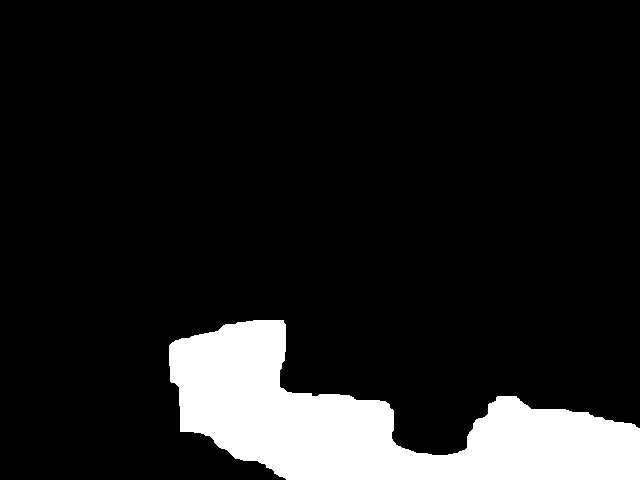
//> input picture blob.jpg, 640 x 480 px
$ ./blob   (built with g++ and OpenCV 4)
//> lines starting //> are read from the running program, lines starting //| are printed output that depends on the picture; after the words box and inside, x2 and y2 are one past the last pixel; in counts of white or black regions, pixels touching at a corner belong together
#include <iostream>
#include <vector>
#include "cv.h"
#include "highgui.h"

#include <opencv2/imgproc/imgproc.hpp>


using namespace cv;
using namespace std;


void FindBlobs(const cv::Mat &binary, std::vector < std::vector<cv::Point2i> > &blobs)
{
    blobs.clear();

    // Fill the label_image with the blobs
    // 0  - background
    // 1  - unlabelled foreground
    // 2+ - labelled foreground

    cv::Mat label_image;
    binary.convertTo(label_image, CV_32FC1); // weird it doesn't support CV_32S!

    int label_count = 2; // starts at 2 because 0,1 are used already

    for(int y=0; y < binary.rows; y++) {
        for(int x=0; x < binary.cols; x++) {
            if((int)label_image.at<float>(y,x) != 1) {
                continue;
            }

            cv::Rect rect;
            cv::floodFill(label_image, cv::Point(x,y), cv::Scalar(label_count), &rect, cv::Scalar(0), cv::Scalar(0), 4);

            std::vector <cv::Point2i> blob;

            for(int i=rect.y; i < (rect.y+rect.height); i++) {
                for(int j=rect.x; j < (rect.x+rect.width); j++) {
                    if((int)label_image.at<float>(i,j) != label_count) {
                        continue;
                    }

                    blob.push_back(cv::Point2i(j,i));
                }
            }

            blobs.push_back(blob);

            label_count++;
        }
    }
}


int main(int argc, char **argv)
{
    cv::Mat img = cv::imread("blob.jpg", 0); // force greyscale
//> img is the input picture: 480 rows x 640 cols, CV_8UC1; min 0, max 255, mean 30.3

    if(!img.data) {
        std::cout << "File not found" << std::endl;
        return -1;
    }

    cv::namedWindow("binary");
    cv::namedWindow("labelled");

    cv::Mat output = cv::Mat::zeros(img.size(), CV_8UC3);

    cv::Mat binary(img.size(),CV_8UC1,Scalar(0));

    std::vector < std::vector<cv::Point2i > > blobs;

    cv::threshold(img, binary, 0.0, 1.0, cv::THRESH_BINARY);
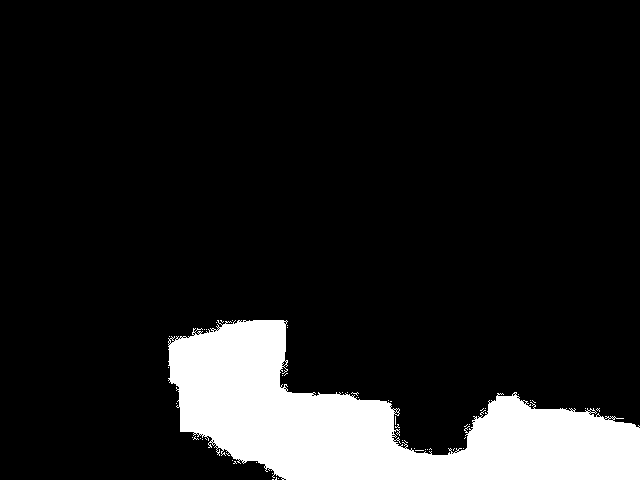
//> binary: 480 rows x 640 cols, CV_8UC1; values 0 (black) and 1 (white), 12.1% white; 52 white regions (51 under 20 px), largest, box (x1, y1, x2, y2) and area: (168, 320, 640, 480) 37192

    FindBlobs(binary, blobs);
//> in FindBlobs, `binary.convertTo(label_image, CV_32FC1);`: label_image: 480 rows x 640 cols, CV_32FC1; values 0 (black) and 1 (white), 12.1% white; 52 white regions (51 under 20 px)
//> after the loop in FindBlobs, `for(int y=0; y < binary.rows; y++)`:
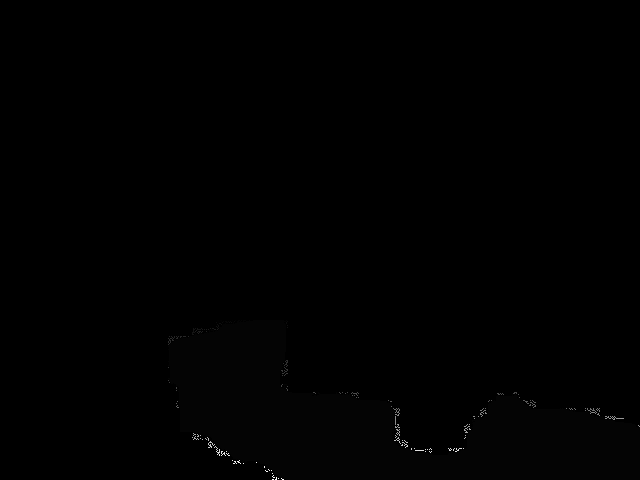
//> label_image: 480 rows x 640 cols, CV_32FC1; min 0, max 354, mean 1.1; drawn with min black and max white
//> after the loop in FindBlobs, `for(int y=0; y < binary.rows; y++)`: blobs = 353 contours, 352 with area under 20; largest, box (x1, y1, x2, y2) and area: (168, 320, 640, 480) 17467; label_count = 355

    // Randomy color the blobs
    for(size_t i=0; i < blobs.size(); i++) {
        unsigned char r = 255 * (rand()/(1.0 + RAND_MAX));
        unsigned char g = 255 * (rand()/(1.0 + RAND_MAX));
        unsigned char b = 255 * (rand()/(1.0 + RAND_MAX));

        for(size_t j=0; j < blobs[i].size(); j++) {
            int x = blobs[i][j].x;
            int y = blobs[i][j].y;

            output.at<cv::Vec3b>(y,x)[0] = b;
            output.at<cv::Vec3b>(y,x)[1] = g;
            output.at<cv::Vec3b>(y,x)[2] = r;
        }
    }
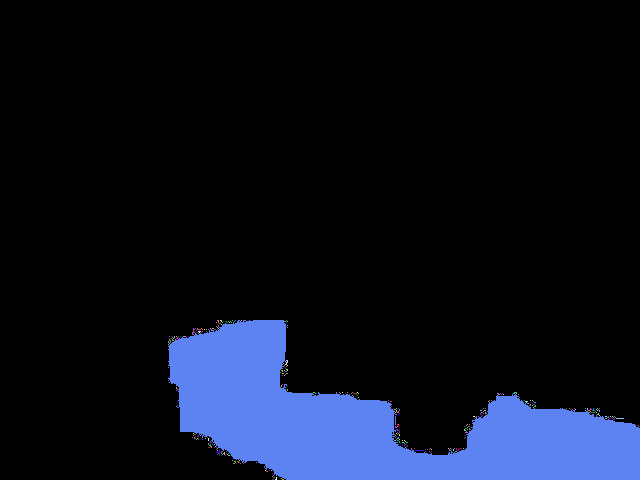
//> output: 480 rows x 640 cols, CV_8UC3; mean B, G, R 29.2, 15.8, 11.4

    cv::imshow("binary", img);
    cv::imshow("labelled", output);
    cv::waitKey(0);

    return 0;
}
